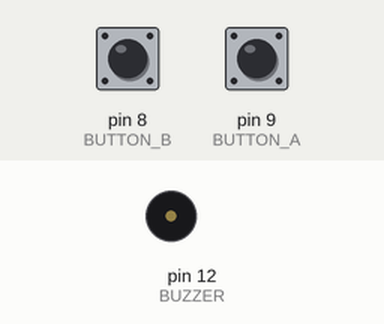
This sketch was run on a simulated Arduino Uno, built with avr-gcc and run on an emulated ATmega328P. Shown: buzzer (waves = sounding). The inputs (shaded band) are chosen by the test bench; at power-on: pin 8 (BUTTON_B) HIGH, pin 9 (BUTTON_A) HIGH.

Above: at 1.2 s.
1.3 s: pin 8 (BUTTON_B) pulled LOW for 0.15 s
At 1.37 s:
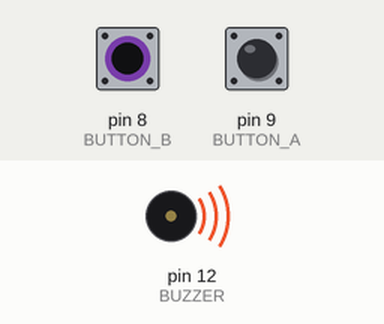
2.9 s: pin 8 (BUTTON_B) pulled LOW for 3.2 s
At 6.6 s:
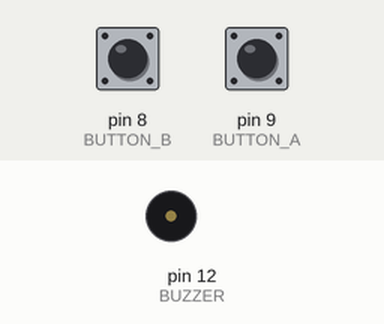
7.6 s: pin 9 (BUTTON_A) pulled LOW for 3.2 s
At 8.9 s:
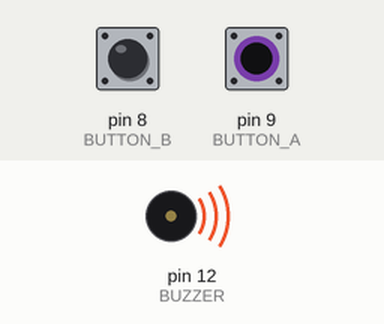
Timing chart, 0 to 12.3 s (numbered marks = the images above; inputs shaded):
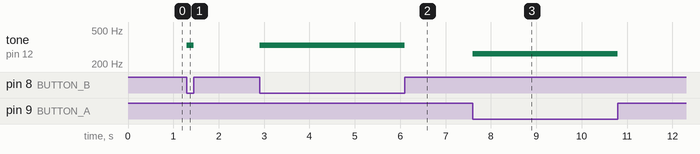

The sketch:

m3_mini_piano.ino
```cpp
// m3_mini_piano — Passive Buzzer + Two Buttons
// Arduino Missions · Mission 3, Build 2
//
// Passive buzzer → pin 12.
// Button A → pin 9 (INPUT_PULLUP, pressed = LOW).
// Button B → pin 8 (INPUT_PULLUP, pressed = LOW).
//
// Press button A → play note C4 (262 Hz).
// Press button B → play note E4 (330 Hz).
// Press both      → play note G4 (392 Hz) — a chord note!
// Release all     → silence.

// Note frequencies (Hz) — no extra library needed
// (Using NOTE_ prefix to avoid clashing with Arduino's A4 pin constant.)
const int NOTE_C4 = 262;
const int NOTE_D4 = 294;
const int NOTE_E4 = 330;
const int NOTE_F4 = 349;
const int NOTE_G4 = 392;
const int NOTE_A4 = 440;
const int NOTE_B4 = 494;
const int NOTE_C5 = 523;

const int BUZZER  = 12;  // passive buzzer + leg
const int BUTTON_A =  9;  // left button
const int BUTTON_B =  8;  // right button

void setup() {
  pinMode(BUTTON_A, INPUT_PULLUP);  // built-in pull-up; pressed = LOW
  pinMode(BUTTON_B, INPUT_PULLUP);
  // buzzer pin needs no pinMode for tone()
}

void loop() {
  bool pressedA = (digitalRead(BUTTON_A) == LOW);
  bool pressedB = (digitalRead(BUTTON_B) == LOW);

  if (pressedA && pressedB) {
    tone(BUZZER, NOTE_G4);   // both buttons → G
  } else if (pressedA) {
    tone(BUZZER, NOTE_C4);   // button A → C
  } else if (pressedB) {
    tone(BUZZER, NOTE_E4);   // button B → E
  } else {
    noTone(BUZZER);     // nothing pressed → silence
  }
}
```

Measured:
- after the input at 1.3 s, tone on pin 12 (BUZZER): silent → 330 Hz at once, → silent 0.15 s later
- after the input at 2.9 s, tone on pin 12 (BUZZER): silent → 330 Hz at once, → silent 3.2 s later
- after the input at 7.6 s, tone on pin 12 (BUZZER): silent → 262 Hz at once, → silent 3.2 s later
